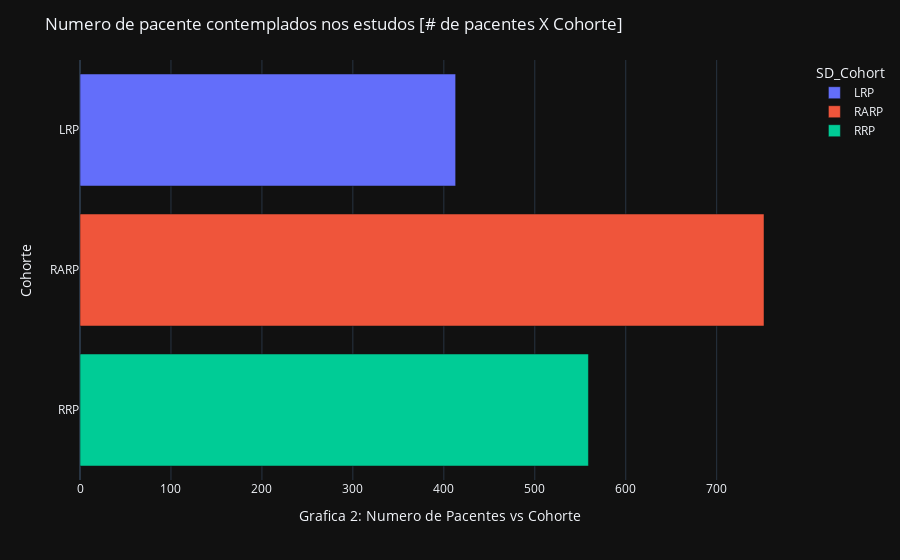

The notebook cell this image was saved under:
### Markdown cell above
# Numero de pacentes contemplado nos estudos

### Code cell
pd.options.plotting.backend = "plotly"
df = df_csv.groupby("SD_Cohort")[["SD_N"]].count()
fig = df.plot.barh(color=df.index)
fig.update_layout(
    title = "Numero de pacente contemplados nos estudos [# de pacentes X Cohorte]",
    dragmode="zoom",
    hovermode="x",
    # legend = dict(traceorder="reversed"),
    template = "plotly_dark",
)

fig.update_yaxes(title = "Cohorte")
fig.update_xaxes(title_text="Grafica 2: Numero de Pacentes vs Cohorte")

# fig.write_html("grafica2.html")
fig.show()
# plotly.io.write_image(fig, f"{'_'.join('Numero de Pacentes vs Cohorte'.split())}.jpg", format="jpg", width=1080, height=540)
fig.write_html(f"Grafico2.html")

### Figure 1 — Plotly figure (JSON) as saved in the notebook; plotly's stock layout.template omitted (floating-point values rounded to 4 significant figures)
{"data": [{"alignmentgroup": "True", "hovertemplate": "SD_Cohort=%{y}<br>value=%{x}<extra></extra>", "legendgroup": "LRP", "marker": {"color": "#636efa", "pattern": {"shape": ""}}, "name": "LRP", "offsetgroup": "LRP", "orientation": "h", "showlegend": true, "textposition": "auto", "type": "bar", "x": [413], "xaxis": "x", "y": ["LRP"], "yaxis": "y"}, {"alignmentgroup": "True", "hovertemplate": "SD_Cohort=%{y}<br>value=%{x}<extra></extra>", "legendgroup": "RARP", "marker": {"color": "#EF553B", "pattern": {"shape": ""}}, "name": "RARP", "offsetgroup": "RARP", "orientation": "h", "showlegend": true, "textposition": "auto", "type": "bar", "x": [752], "xaxis": "x", "y": ["RARP"], "yaxis": "y"}, {"alignmentgroup": "True", "hovertemplate": "SD_Cohort=%{y}<br>value=%{x}<extra></extra>", "legendgroup": "RRP", "marker": {"color": "#00cc96", "pattern": {"shape": ""}}, "name": "RRP", "offsetgroup": "RRP", "orientation": "h", "showlegend": true, "textposition": "auto", "type": "bar", "x": [559], "xaxis": "x", "y": ["RRP"], "yaxis": "y"}], "layout": {"barmode": "relative", "dragmode": "zoom", "hovermode": "x", "legend": {"title": {"text": "SD_Cohort"}, "tracegroupgap": 0}, "margin": {"t": 60}, "title": {"text": "Numero de pacente contemplados nos estudos [# de pacentes X Cohorte]"}, "xaxis": {"anchor": "y", "domain": [0, 1], "title": {"text": "Grafica 2: Numero de Pacentes vs Cohorte"}}, "yaxis": {"anchor": "x", "categoryarray": ["RRP", "RARP", "LRP"], "categoryorder": "array", "domain": [0, 1], "title": {"text": "Cohorte"}}}}
